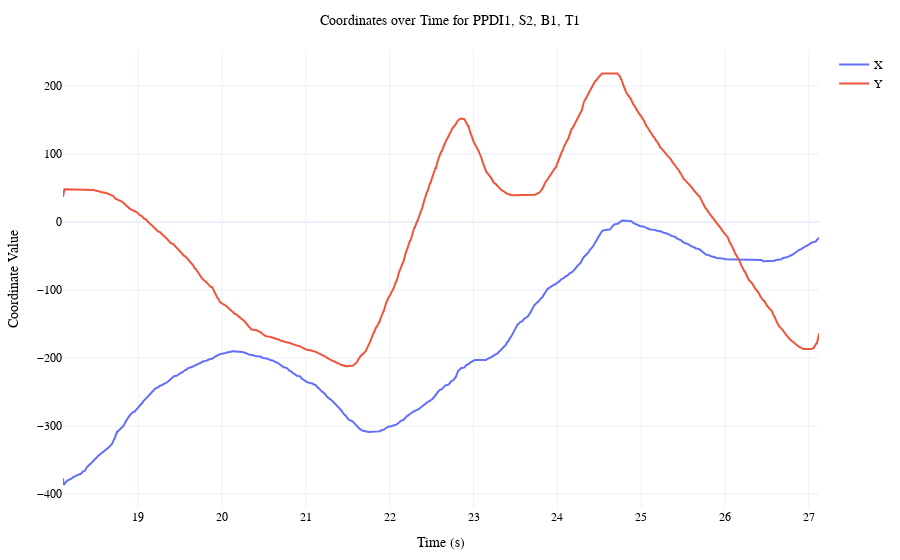

The notebook cell saved with this chart:
### Code cell
plot_trial_coordinates(
    trial_df,
    x="x_interpolated",
    y="y_interpolated",
    time="time_original",
    plot_over_time=True,
)

### Figure 1 — Plotly figure (JSON) as saved in the notebook; plotly's stock layout.template omitted (floating-point values rounded to 4 significant figures; data arrays with more than 128 entries replaced by an {"elided": "..."} marker saying what was removed)
{"data": [{"mode": "lines", "name": "X", "type": "scatter", "x": {"elided": "9019 float values"}, "y": {"elided": "9019 float values"}}, {"mode": "lines", "name": "Y", "type": "scatter", "x": {"elided": "9019 float values"}, "y": {"elided": "9019 float values"}}], "layout": {"font": {"color": "black", "family": "Times New Roman", "size": 12}, "margin": {"b": 50, "l": 50, "r": 50, "t": 50}, "showlegend": true, "title": {"font": {"size": 14}, "text": "Coordinates over Time for PPDI1, S2, B1, T1", "x": 0.5}, "xaxis": {"title": {"text": "Time (s)"}}, "yaxis": {"title": {"text": "Coordinate Value"}}}}
